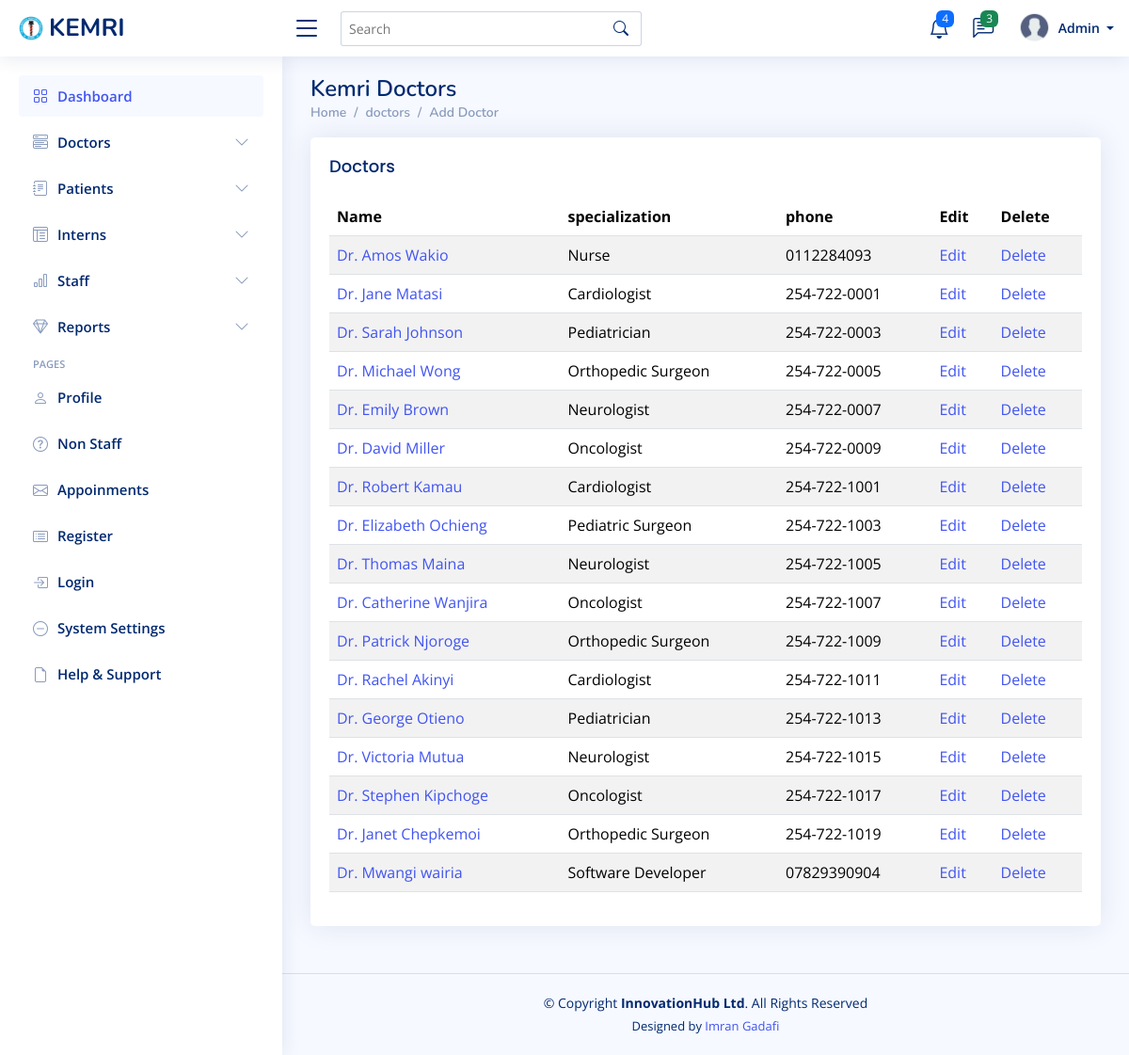
The app's page /doctors/ with its own data.
### mtwapa_branch/models.py (models this page shows)
class Doctor(models.Model):
    first_name = models.CharField(max_length=100)
    last_name = models.CharField(max_length=100)
    gender = models.CharField(
        max_length=10,
        choices=[('Male', 'Male'), ('Female', 'Female'), ('Other', 'Other')],
        blank=True,
        null=True
    )
    phone = models.CharField(max_length=100)
    emergency_contact_name = models.CharField(max_length=100, blank=True, null=True)
    emergency_contact_phone = models.CharField(max_length=15, blank=True, null=True)
    address = models.CharField(max_length=100)
    identification_no = models.CharField(max_length=100)
    specialization = models.CharField(max_length=100)
    department = models.ForeignKey(
        'Department',
        on_delete=models.SET_NULL,
        null=True,
        related_name='doctors'  # Custom related_name to avoid clash
    )
    years_of_experience = models.PositiveIntegerField()
    available_days = models.CharField(max_length=255)  # e.g., "Monday, Wednesday, Friday"
    profile_picture = models.ImageField(upload_to='doctor_profiles/', blank=True, null=True)
    def __str__(self):
        return f"Dr. {self.first_name} {self.last_name}"

### mtwapa_branch/views.py (the view)
# urls.py: path('doctors/', views.doctor_list, name='doctor_list'),
def doctor_list(request):
    doctors = Doctor.objects.all()
    return render(request, 'doctor/doctor_list.html', {'doctors': doctors})

### templates/doctor/doctor_list.html
{% extends "base/base.html" %}
{% block content %}
<div class="pagetitle">
    <h1>Kemri Doctors  </h1>
    <nav>
      <ol class="breadcrumb">
        <li class="breadcrumb-item"><a href="{% url 'dashboard'%}">Home</a></li>
        <li class="breadcrumb-item">doctors</li>
        <li class="breadcrumb-item active"><a href="{% url 'doctor_create' %}">Add Doctor</a></li>
      </ol>
    </nav>
  </div>
  <section class="section">
    <div class="row">
      <div class="col-lg-12">
        <div class="card">
          <div class="card-body">
            <h5 class="card-title">Doctors </h5>
            <div class="table-responsive">
                <table class="table table-striped datatable">
                <thead>
                    <tr>
                        <th>Name </th>
                        <th>specialization </th>
                        <th>phone</th>
                        <th>Edit</th>
                        <th>Delete</th>
                    </tr>
                </thead>
                <tbody>
                    {% for doctor in doctors %}
                    <tr>
                        <td><a href="{% url 'doctor_detail' doctor.pk %}">{{ doctor }}</a></td>
                        <td>  {{ doctor.specialization  }}</td>
                        <td>{{ doctor.phone }}</td>
                        <td><a href="{% url 'doctor_update' doctor.pk %}">Edit</a></td>
                        <td><a href="{% url 'doctor_delete' doctor.pk %}">Delete</a></td>
                    </tr>
                    {% endfor %}
                </tbody>
            </table>
        </div>
    </div>
    </div>
    </div>
    </section>
    {% endblock %}

### static/assets/css/style.css (style rules this page uses)
:root { scroll-behavior: smooth; }
body { font-family: "Open Sans", sans-serif; background: #f6f9ff; color: #444444; }
h1, h2, h3, h4, h5, h6 { font-family: "Nunito", sans-serif; }
.pagetitle { margin-bottom: 10px; }
.pagetitle h1 { font-size: 24px; margin-bottom: 0; font-weight: 600; color: #012970; }
.card { margin-bottom: 30px; border: none; border-radius: 5px; box-shadow: 0px 0 30px rgba(1, 41, 112, 0.1); }
.card-title { padding: 20px 0 15px 0; font-size: 18px; font-weight: 500; color: #012970; font-family: "Poppins", sans-serif; }
.card-body { padding: 0 20px 20px 20px; }
.breadcrumb { font-size: 14px; font-family: "Nunito", sans-serif; color: #899bbd; font-weight: 600; }
.breadcrumb a { color: #899bbd; transition: 0.3s; }
.breadcrumb .breadcrumb-item::before { color: #899bbd; }
.breadcrumb .active { color: #51678f; font-weight: 600; }

### records on screen
Doctor: first_name+last_name "Dr. Amos Wakio", specialization "Nurse", phone "0112284093"
Doctor: first_name+last_name "Dr. Jane Matasi", specialization "Cardiologist", phone "254-722-0001"
Doctor: first_name+last_name "Dr. Sarah Johnson", specialization "Pediatrician", phone "254-722-0003"
Doctor: first_name+last_name "Dr. Michael Wong", specialization "Orthopedic Surgeon", phone "254-722-0005"
Doctor: first_name+last_name "Dr. Emily Brown", specialization "Neurologist", phone "254-722-0007"
Doctor: first_name+last_name "Dr. David Miller", specialization "Oncologist", phone "254-722-0009"
Doctor: first_name+last_name "Dr. Robert Kamau", specialization "Cardiologist", phone "254-722-1001"
Doctor: first_name+last_name "Dr. Elizabeth Ochieng", specialization "Pediatric Surgeon", phone "254-722-1003"
Doctor: first_name+last_name "Dr. Thomas Maina", specialization "Neurologist", phone "254-722-1005"
Doctor: first_name+last_name "Dr. Catherine Wanjira", specialization "Oncologist", phone "254-722-1007"
Doctor: first_name+last_name "Dr. Patrick Njoroge", specialization "Orthopedic Surgeon", phone "254-722-1009"
Doctor: first_name+last_name "Dr. Rachel Akinyi", specialization "Cardiologist", phone "254-722-1011"
Doctor: first_name+last_name "Dr. George Otieno", specialization "Pediatrician", phone "254-722-1013"
Doctor: first_name+last_name "Dr. Victoria Mutua", specialization "Neurologist", phone "254-722-1015"
Doctor: first_name+last_name "Dr. Stephen Kipchoge", specialization "Oncologist", phone "254-722-1017"
Doctor: first_name+last_name "Dr. Janet Chepkemoi", specialization "Orthopedic Surgeon", phone "254-722-1019"
Doctor: first_name+last_name "Dr. Mwangi wairia", specialization "Software Developer", phone "07829390904"
